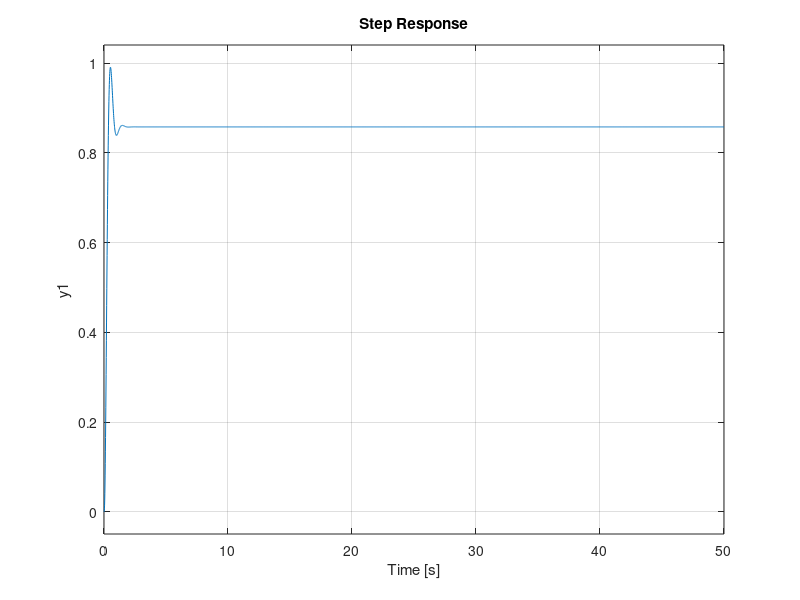

The MATLAB source for this figure:
%% lektion xx

%
s = tf('s');

ga = 1/(s^2 + 2*s + 1);
gc = 1/(s^2 + 5*s+ 1);
ge = 1/(s^2 + 2*s + 4);
gb = 1/(s^2 + 0.4*s + 1);
gd = 1/(s^2 + s + 1);

%bode(ga,gb,gc,gd,ge)

step(ga,gb,gc,gd,ge)

%% 3,24 a)

g = 0.4 /( (s^2 +s +1)*(s+0.2));
g_closed = g/(1+g);

%bode(g)

step(g_closed)

%% b)

g = 2.5* 0.4 /( (s^2 +s +1)*(s+0.2));
g_closed = g/(1+g);

bode(g)

%step(g_closed)

%% c)

s = tf('s');

g = 3*0.4 /( (s^2 +s +1)*(s+0.2));
g_closed = g/(1+g);

bode(g)

%step(g_closed)

%% 5.13

s = tf('s');
g = 725/((s+1)*(s+2.5)*(s+25));
tau_d =1/(5*sqrt(0.28));
beta = 0.27;
K = sqrt(beta);
f = K *( (tau_d * s +1 )/(beta*tau_d*s +1))
%bode (f*g)

step(f*g/(1+ f*g),50)